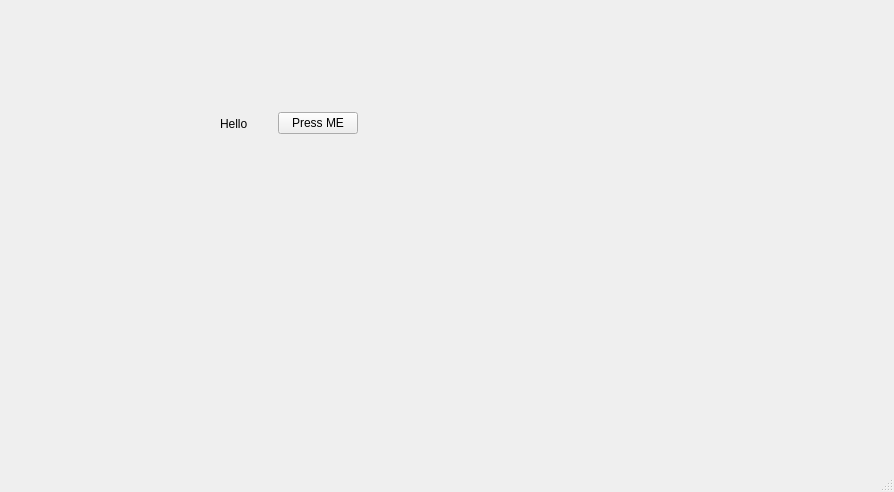
<?xml version="1.0" encoding="UTF-8"?>
<ui version="4.0">
 <class>MainWindow</class>
 <widget class="QMainWindow" name="MainWindow">
  <property name="geometry">
   <rect>
    <x>0</x>
    <y>0</y>
    <width>894</width>
    <height>492</height>
   </rect>
  </property>
  <property name="windowTitle">
   <string>MainWindow</string>
  </property>
  <widget class="QWidget" name="centralwidget">
   <widget class="QWidget" name="">
    <property name="geometry">
     <rect>
      <x>220</x>
      <y>110</y>
      <width>138</width>
      <height>27</height>
     </rect>
    </property>
    <layout class="QHBoxLayout" name="horizontalLayout">
     <property name="spacing">
      <number>20</number>
     </property>
     <item>
      <widget class="QLabel" name="label1">
       <property name="text">
        <string>Hello</string>
       </property>
      </widget>
     </item>
     <item>
      <widget class="QPushButton" name="Button1">
       <property name="text">
        <string>Press ME</string>
       </property>
      </widget>
     </item>
    </layout>
   </widget>
  </widget>
  <widget class="QMenuBar" name="menubar">
   <property name="geometry">
    <rect>
     <x>0</x>
     <y>0</y>
     <width>894</width>
     <height>22</height>
    </rect>
   </property>
  </widget>
  <widget class="QStatusBar" name="statusbar"/>
 </widget>
 <resources/>
 <connections/>
</ui>
